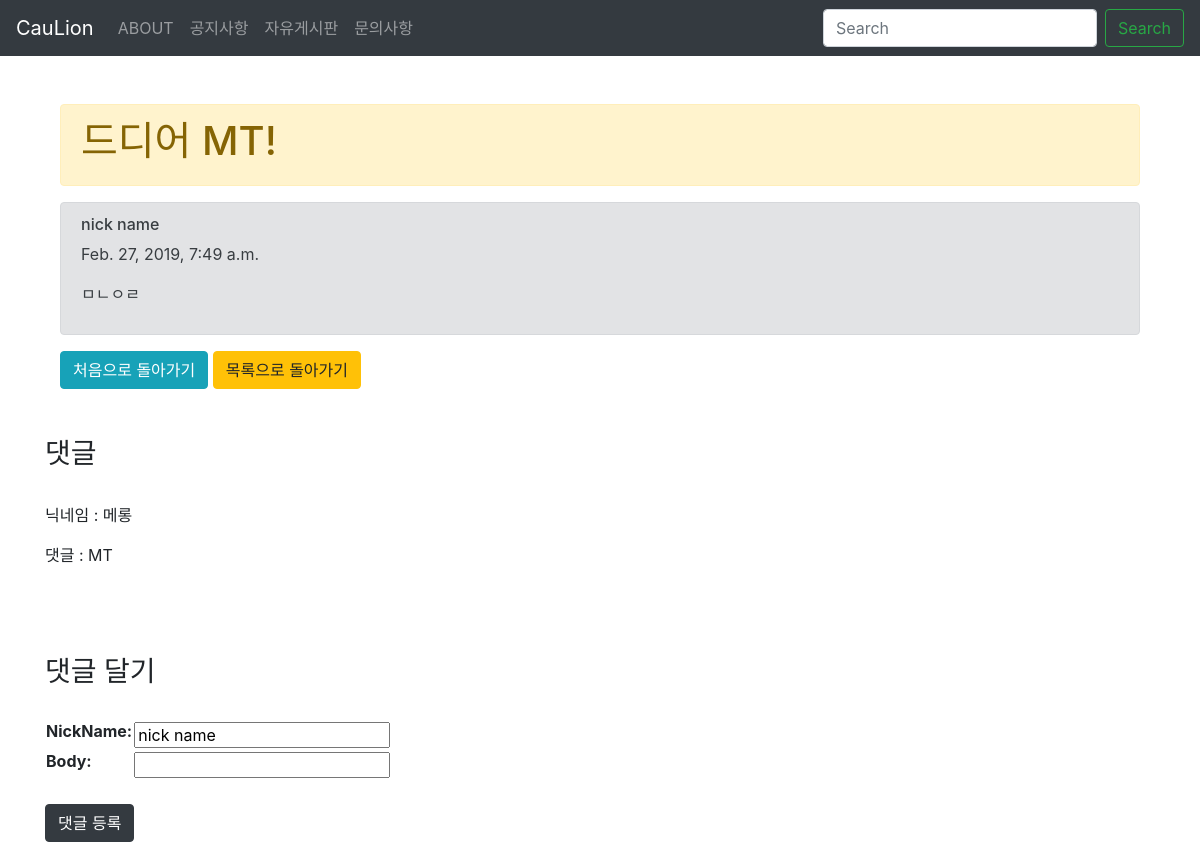
The page /board/free_board/2/ on the database its author committed.
### board/models.py (models this page shows, shortened)
class Post(models.Model):
  title = models.CharField(max_length=200)
  pub_date = models.DateTimeField('date published')
  body = models.TextField()
  nickName = models.CharField(max_length=20, default = 'nick name')

class Comment(models.Model):
  nickName = models.CharField(max_length=20, default = 'nick name')
  pub_date = models.DateTimeField(auto_now_add = True)
  body = models.CharField(max_length = 200)
  post_id = models.IntegerField()

### board/views.py (the view)
# urls.py: path('free_board/<int:post_id>/',views.free_board_detail,name="free_board_detail"),
def free_board_detail(request,post_id):
  details = get_object_or_404(Post, pk = post_id)
  comments = Comment.objects.all()
  comments = comments.filter(post_id = details.id)
  if request.method == 'POST':
    form = CommentPost(request.POST)
    if form.is_valid():
      comment = form.save(commit=False)
      comment.pub_date = timezone.now()
      comment.post_id = details.id
      comment.save()
      return redirect('/board/free_board/'+str(details.id))
  else:
    form = CommentPost()
    return render(request, 'free_board_detail.html',{'details':details,'form':form,'comments':comments})

### board/form.py
class CommentPost(forms.ModelForm):
  class Meta:
    model = Comment
    fields = ['nickName','body']

### board/templates/free_board_detail.html (shortened to what this page needs)
{% extends 'base.html' %}
{% block contents %}
  <body>
    <div class="container">
      <div class="alert alert-warning alert-dismissible fade show" role="alert">
          <h1>{{details.title}}</h1>
      </div>
      <div class="alert alert-secondary" role="alert">
        <h6>{{details.nickName}}</h6>
        <p>{{details.pub_date}}</p>
        <p>{{details.body}}</p>
      </div>
      <a href = "/" class="btn btn-info">처음으로 돌아가기</a>
      <a href = "{%url 'free_board'%}" class="btn btn-warning">목록으로 돌아가기</a>
    </div>
  </body>
<h3>댓글</h3></br>
{%for comment in comments%}
  <p>닉네임 : {{comment.nickName}}</p>
  <p>댓글 : {{comment.body}}</p></br>
{%endfor%}
<h3>댓글 달기</h3></br>
<form method = "POST">
  <table>
    {{form.as_table}}
  </table>
  <input class = "btn btn-dark" type = "submit" value = "댓글 등록">
</form>
{% endblock %}

### rows shown on the page
Post: title "드디어 MT!", nickName "nick name", pub_date "Feb. 27, 2019, 7:49 a.m.", body "ㅁㄴㅇㄹ"
Comment: nickName "메롱", body "MT"
